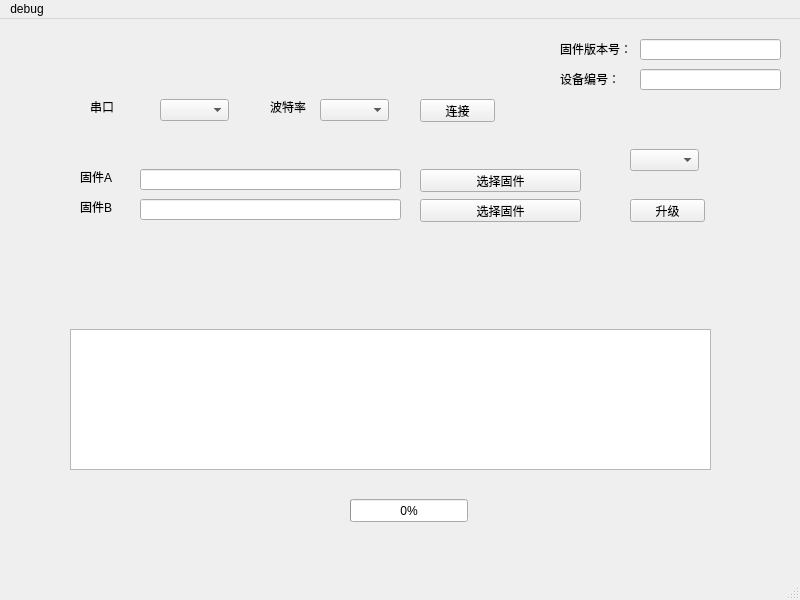
<?xml version="1.0" encoding="UTF-8"?>
<ui version="4.0">
 <class>MainWindow</class>
 <widget class="QMainWindow" name="MainWindow">
  <property name="geometry">
   <rect>
    <x>0</x>
    <y>0</y>
    <width>800</width>
    <height>600</height>
   </rect>
  </property>
  <property name="windowTitle">
   <string>MainWindow</string>
  </property>
  <widget class="QWidget" name="centralwidget">
   <widget class="QPushButton" name="btnSelectFirmware_A">
    <property name="geometry">
     <rect>
      <x>420</x>
      <y>150</y>
      <width>161</width>
      <height>23</height>
     </rect>
    </property>
    <property name="text">
     <string>选择固件</string>
    </property>
   </widget>
   <widget class="QPushButton" name="btnStartUpgrade">
    <property name="geometry">
     <rect>
      <x>630</x>
      <y>180</y>
      <width>75</width>
      <height>23</height>
     </rect>
    </property>
    <property name="text">
     <string>升级</string>
    </property>
   </widget>
   <widget class="QTextEdit" name="textLog">
    <property name="geometry">
     <rect>
      <x>70</x>
      <y>310</y>
      <width>641</width>
      <height>141</height>
     </rect>
    </property>
    <property name="html">
     <string>&lt;!DOCTYPE HTML PUBLIC &quot;-//W3C//DTD HTML 4.0//EN&quot; &quot;http://www.w3.org/TR/REC-html40/strict.dtd&quot;&gt;
&lt;html&gt;&lt;head&gt;&lt;meta name=&quot;qrichtext&quot; content=&quot;1&quot; /&gt;&lt;meta charset=&quot;utf-8&quot; /&gt;&lt;style type=&quot;text/css&quot;&gt;
p, li { white-space: pre-wrap; }
hr { height: 1px; border-width: 0; }
li.unchecked::marker { content: &quot;\2610&quot;; }
li.checked::marker { content: &quot;\2612&quot;; }
&lt;/style&gt;&lt;/head&gt;&lt;body style=&quot; font-family:'Microsoft YaHei UI'; font-size:9pt; font-weight:400; font-style:normal;&quot;&gt;
&lt;p style=&quot;-qt-paragraph-type:empty; margin-top:0px; margin-bottom:0px; margin-left:0px; margin-right:0px; -qt-block-indent:0; text-indent:0px;&quot;&gt;&lt;br /&gt;&lt;/p&gt;&lt;/body&gt;&lt;/html&gt;</string>
    </property>
   </widget>
   <widget class="QProgressBar" name="progressBar">
    <property name="geometry">
     <rect>
      <x>350</x>
      <y>480</y>
      <width>118</width>
      <height>23</height>
     </rect>
    </property>
    <property name="value">
     <number>0</number>
    </property>
   </widget>
   <widget class="QLineEdit" name="file_path_A">
    <property name="geometry">
     <rect>
      <x>140</x>
      <y>150</y>
      <width>261</width>
      <height>21</height>
     </rect>
    </property>
   </widget>
   <widget class="QComboBox" name="comboBoxSerialPorts">
    <property name="geometry">
     <rect>
      <x>160</x>
      <y>80</y>
      <width>69</width>
      <height>22</height>
     </rect>
    </property>
   </widget>
   <widget class="QComboBox" name="comboBoxBaudRate">
    <property name="geometry">
     <rect>
      <x>320</x>
      <y>80</y>
      <width>69</width>
      <height>22</height>
     </rect>
    </property>
   </widget>
   <widget class="QPushButton" name="pushButtonConnect">
    <property name="geometry">
     <rect>
      <x>420</x>
      <y>80</y>
      <width>75</width>
      <height>23</height>
     </rect>
    </property>
    <property name="text">
     <string>连接</string>
    </property>
   </widget>
   <widget class="QLabel" name="label">
    <property name="geometry">
     <rect>
      <x>270</x>
      <y>80</y>
      <width>53</width>
      <height>15</height>
     </rect>
    </property>
    <property name="text">
     <string>波特率</string>
    </property>
   </widget>
   <widget class="QLabel" name="label_2">
    <property name="geometry">
     <rect>
      <x>90</x>
      <y>80</y>
      <width>53</width>
      <height>15</height>
     </rect>
    </property>
    <property name="text">
     <string>串口</string>
    </property>
   </widget>
   <widget class="QLabel" name="label_3">
    <property name="geometry">
     <rect>
      <x>80</x>
      <y>150</y>
      <width>53</width>
      <height>15</height>
     </rect>
    </property>
    <property name="text">
     <string>固件A</string>
    </property>
   </widget>
   <widget class="QLabel" name="label_4">
    <property name="geometry">
     <rect>
      <x>80</x>
      <y>180</y>
      <width>53</width>
      <height>16</height>
     </rect>
    </property>
    <property name="text">
     <string>固件B</string>
    </property>
   </widget>
   <widget class="QLineEdit" name="file_path_B">
    <property name="geometry">
     <rect>
      <x>140</x>
      <y>180</y>
      <width>261</width>
      <height>21</height>
     </rect>
    </property>
   </widget>
   <widget class="QPushButton" name="btnSelectFirmware_B">
    <property name="geometry">
     <rect>
      <x>420</x>
      <y>180</y>
      <width>161</width>
      <height>23</height>
     </rect>
    </property>
    <property name="text">
     <string>选择固件</string>
    </property>
   </widget>
   <widget class="QLabel" name="label_5">
    <property name="geometry">
     <rect>
      <x>560</x>
      <y>20</y>
      <width>71</width>
      <height>20</height>
     </rect>
    </property>
    <property name="text">
     <string>固件版本号：</string>
    </property>
   </widget>
   <widget class="QLabel" name="label_6">
    <property name="geometry">
     <rect>
      <x>560</x>
      <y>50</y>
      <width>71</width>
      <height>20</height>
     </rect>
    </property>
    <property name="text">
     <string>设备编号：</string>
    </property>
   </widget>
   <widget class="QLineEdit" name="SF_version">
    <property name="geometry">
     <rect>
      <x>640</x>
      <y>20</y>
      <width>141</width>
      <height>21</height>
     </rect>
    </property>
   </widget>
   <widget class="QLineEdit" name="Serial_txt">
    <property name="geometry">
     <rect>
      <x>640</x>
      <y>50</y>
      <width>141</width>
      <height>21</height>
     </rect>
    </property>
   </widget>
   <widget class="QComboBox" name="chose_app">
    <property name="geometry">
     <rect>
      <x>630</x>
      <y>130</y>
      <width>69</width>
      <height>22</height>
     </rect>
    </property>
   </widget>
  </widget>
  <widget class="QMenuBar" name="menubar">
   <property name="geometry">
    <rect>
     <x>0</x>
     <y>0</y>
     <width>800</width>
     <height>21</height>
    </rect>
   </property>
   <widget class="QMenu" name="menudebug">
    <property name="title">
     <string>debug</string>
    </property>
   </widget>
   <addaction name="menudebug"/>
  </widget>
  <widget class="QStatusBar" name="statusbar"/>
 </widget>
 <resources/>
 <connections/>
</ui>
